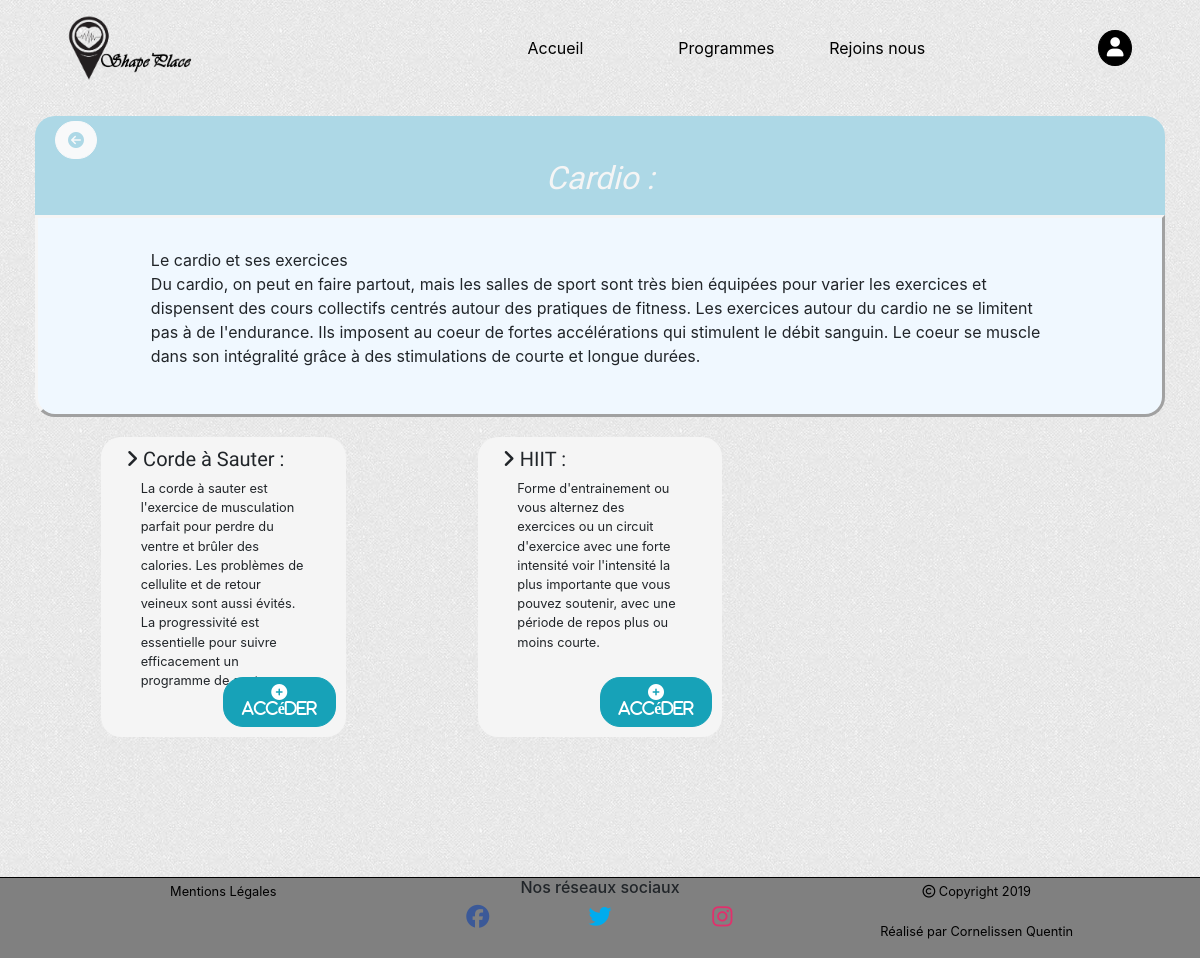
Page /index.php?action=list&id=1 on the committed database.
### tables this page shows
CREATE TABLE IF NOT EXISTS `section` (
  `id` int(11) NOT NULL AUTO_INCREMENT,
  `name` varchar(255) NOT NULL,
  `extract` varchar(255) NOT NULL,
  `content` text NOT NULL,
  PRIMARY KEY (`id`)
);

CREATE TABLE IF NOT EXISTS `program` (
  `id` int(11) NOT NULL AUTO_INCREMENT,
  `id_section` int(11) NOT NULL,
  `name` varchar(255) NOT NULL,
  `extract` varchar(255) NOT NULL,
  `description` text,
  `good_point` text,
  `bad_point` text,
  `program` text,
  `date_added` datetime NOT NULL DEFAULT CURRENT_TIMESTAMP,
  PRIMARY KEY (`id`),
  KEY `id_section` (`id_section`)
);

### controller/frontend/ProgramController.php (called while the page is built, shortened)
<?php
require_once ('model/ProgramManager.php');
require_once ('model/SectionManager.php');
Class ProgramController
{
	public function showPrograms($idSection)
	{
		$programManager = new Cornelissen\Shapeplace\Model\ProgramManager();
		$sectionManager = new Cornelissen\Shapeplace\Model\SectionManager();
		$programs = $programManager->getPrograms($idSection);
		$section = $sectionManager->getSection($idSection);
		require('view/frontend/listProgram.php');
	}
}

### model/SectionManager.php (called while the page is built, shortened)
<?php
Class SectionManager extends Manager
{
	public function getSection($idSection)
	{
		$db = $this->dbConnect();
		$req = $db->prepare('SELECT * FROM section WHERE id = ?');
		$req->execute(array($idSection));
		$section = $req->fetch();
		return $section;
	}
}

### model/ProgramManager.php (called while the page is built, shortened)
<?php
Class ProgramManager extends Manager
{
	public function getPrograms($idSection)
	{
		$db = $this->dbConnect();
		$programs = $db->prepare('SELECT * FROM program WHERE id_section = ? ORDER BY ID DESC');
		$programs->execute(array($idSection));
		return $programs;
	}
}

### view/frontend/listProgram.php (the view, shortened to what this page needs)
<div class="row">
	<div class="col-lg-12 cadreTitle">
		<div class="row">
			<div class="col-lg-3 backSection">
				<a href="index.php?action=section" class="btn btn-light"><i class="fas fa-arrow-circle-left"></i></a>
			</div>
		</div>
		<div class='row'>
			<div class="offset-lg-3 col-lg-6">
				<h2 class="titreSection"><?= $section['name'] ?> : </h2>
			</div>
		</div>
	</div>
</div>
<div class="row">
	<div class="col-lg-12 contentSection">
		<div class="row">
			<div class="offset-lg-1 col-lg-10">
				<p><?= nl2br($section['content']) ?></p>
			</div>
		</div>
	</div>
</div>
<div class="row">
	<?php
	while($program = $programs->fetch())
	{
	?>
		<div class="col-lg-4">
			<div class="row">
				<div class="offset-lg-2 col-lg-8 cadreProgram">
					<div class="row">
						<div class="offset-lg-1">
							<h5 class="titleProgram"><i class="fas fa-angle-right"></i> <?= $program['name'] ?> : </h5>
						</div>
					</div>
					<div class="row">
						<div class="offset-lg-1 col-lg-10">
							<p class="extractProgram"> <?= nl2br($program['extract']) ?> </p>
						</div>
					</div>
					<div class="row linkPgm">
						<div class="linkProgram offset-lg-5 col-lg-7 ">
							<a href="index.php?action=program&amp;id=<?=$program['id']?>&amp;section=<?=$program['id_section']?>" class="btn btn-info "><i class="fas fa-plus-circle"> Accéder</i></a>
						</div>
					</div>
				</div>
			</div>
		</div>
	<?php
	}
	?>
</div>
<?php
require('template.php');
?>

### public/css/style.css (style rules this page uses)
body { background: url('../images/light_toast.png'); }
.cadreTitle { margin : 20px 0 0 0; border-top-right-radius : 20px; border-top-left-radius : 20px; background: lightblue; }
.backSection a , .backListProgram a { margin-top: 5px; border-radius: 20px; color : lightblue; }
.titreSection, .titreProgram { text-align: center; font-style: italic; color: whitesmoke; padding-bottom: 10px; font-family: 'Mansalva', cursive; }
.content,.contentSection { padding: 30px 0 30px 0; background: aliceblue; border-bottom-right-radius: 20px; border-bottom-left-radius: 20px; border: 3px outset whitesmoke; }
.cadreProgram { background:whitesmoke; border-radius: 20px; margin-top: 20px; height: 300px; }
.titleProgram { padding-top: 10px; font-family: 'Mansalva', cursive; }
.extractProgram { font-size : 0.8em; }
.linkPgm { position: absolute; bottom: 10px; width: 100%; }
.linkProgram { text-align: right; }
.linkProgram a { border-radius: 20px; }

### rows in the picture
section: name "Cardio", content "Le cardio et ses exercices Du cardio, on peut en faire partout, mais les salles de sport sont très bien équipées pour varier les exercices et dispensent des cours collectifs centrés autour des pratiques de fitness. Les exercices autour du cardio ne se limitent pas à de l'endurance. Ils imposent au coeur de fortes accélérations qui stimulent le débit sanguin. Le coeur se muscle dans son intégralité grâce à des stimulations de courte et longue durées."
program: name "Corde à Sauter", extract "La corde à sauter est l'exercice de musculation parfait pour perdre du ventre et brûler des calories. Les problèmes de cellulite et de retour veineux sont aussi évités. La progressivité est essentielle pour suivre efficacement un programme de saut."
program: name "HIIT", extract "Forme d'entrainement ou vous alternez des exercices ou un circuit d'exercice avec une forte intensité voir l'intensité la plus importante que vous pouvez soutenir, avec une période de repos plus ou moins courte."
